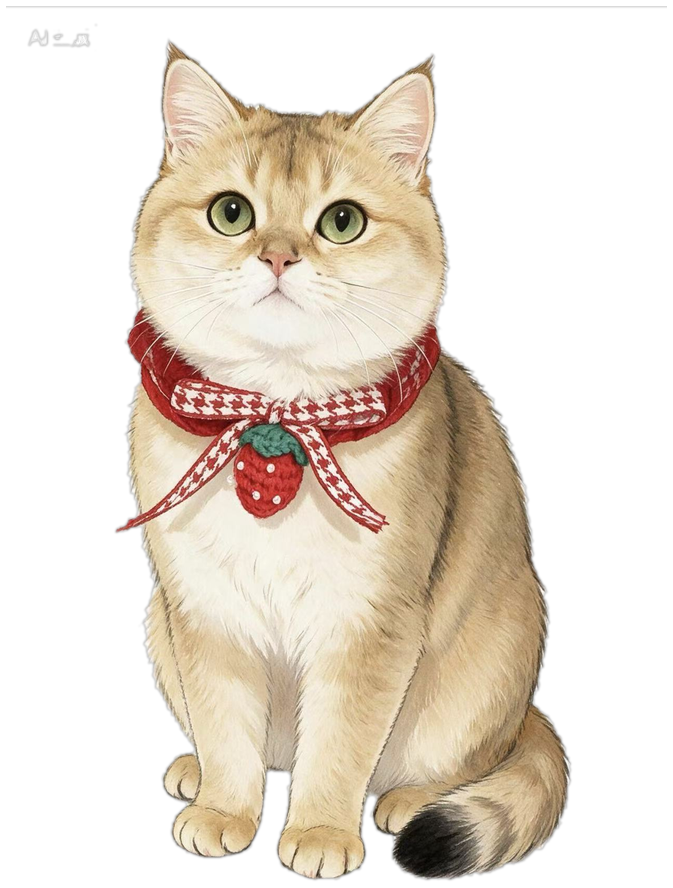
#> input picture data/pets/3c67af432e8e/pet.png, 673 x 888 px
$ python -i imaging.py   (imports and definitions only)
#> lines starting #> are read from the running program, lines starting #| are printed output that depends on the picture; after the words box and inside, x2 and y2 are one past the last pixel; in counts of white or black regions, pixels touching at a corner belong together
#> further down, picture is the input picture: PIL image 673x888 RGBA; mean R, G, B, A 92.9, 82.7, 70.6, 115
"""把一张照片变成桌宠形象：前景抠图、边缘羽化、圆角卡片，以及内置的默认小宠物。"""

from __future__ import annotations

import statistics

from PIL import Image, ImageDraw, ImageFilter, ImageOps


# [11 lines left out: function load_image, not called in this run]


def build_pet(source: Image.Image, mode: str = "cutout", tolerance: int = 45,
              feather: float = 1.2, max_side: int = 900) -> Image.Image:
#> called with mode = 'cutout', tolerance = 45, feather = 1.2, max_side = 900
    image = source.convert("RGB").copy()
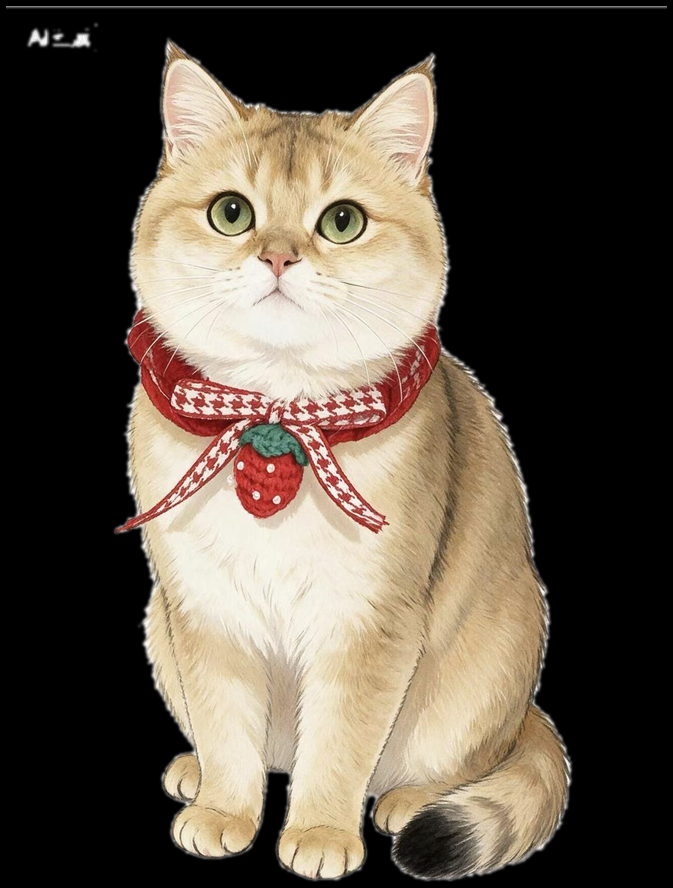
#> image: PIL image 673x888 RGB; mean R, G, B 92.9, 82.7, 70.6
    image.thumbnail((max_side, max_side), Image.LANCZOS)
    if mode == "card":
        return _card(image)
    cut = _cutout(image, tolerance, feather)
    # 背景太复杂导致整张图被抠掉时，退回圆角卡片，避免生成空图
    if cut is None or cut.width < 16 or cut.height < 16:
        return _card(image)
    return cut


def _border_color(image: Image.Image) -> tuple[int, int, int]:
    """取四条边上的像素中位数作为“背景色”。"""
    width, height = image.size
#> width = 673; height = 888
    step = max(1, min(width, height) // 80)
#> step = 8
    pixels = image.load()
    samples = []
    for x in range(0, width, step):
        samples.append(pixels[x, 0])
        samples.append(pixels[x, height - 1])
#> after the loop, samples = 170 items, first 6: (0, 0, 0), (0, 0, 0), (0, 0, 0), (0, 0, 0), (0, 0, 0), (0, 0, 0)
    for y in range(0, height, step):
        samples.append(pixels[0, y])
        samples.append(pixels[width - 1, y])
#> after the loop, samples = 392 items, first 6: (0, 0, 0), (0, 0, 0), (0, 0, 0), (0, 0, 0), (0, 0, 0), (0, 0, 0)
    return tuple(int(statistics.median(c[i] for c in samples)) for i in range(3))


def _cutout(image: Image.Image, tolerance: int, feather: float) -> Image.Image | None:
    width, height = image.size
    if width < 8 or height < 8:
        return None
    bg = _border_color(image)
#> bg = (0, 0, 0)
    pixels = image.load()
    threshold = (8 + tolerance * 2.2) ** 2

    mask = Image.new("L", (width, height), 255)   # 255 = 保留，0 = 背景
#> mask: PIL image 673x888 L; every value is 255
    mask_pixels = mask.load()

    def matches(x: int, y: int) -> bool:
        r, g, b = pixels[x, y]
        dr, dg, db = r - bg[0], g - bg[1], b - bg[2]
        return dr * dr + dg * dg + db * db <= threshold

    # 从四边向内做扫描线漫水填充，只清理与边缘连通的背景，不破坏主体内部的近似色
    stack = [(x, 0) for x in range(width)]
    stack += [(x, height - 1) for x in range(width)]
    stack += [(0, y) for y in range(height)]
    stack += [(width - 1, y) for y in range(height)]
    while stack:
        x, y = stack.pop()
        if mask_pixels[x, y] == 0 or not matches(x, y):
            continue
        left = x
        while left > 0 and mask_pixels[left - 1, y] != 0 and matches(left - 1, y):
            left -= 1
        right = x
        while right < width - 1 and mask_pixels[right + 1, y] != 0 and matches(right + 1, y):
            right += 1
        for xx in range(left, right + 1):
            mask_pixels[xx, y] = 0
        for ny in (y - 1, y + 1):
            if 0 <= ny < height:
                xx = left
                while xx <= right:
                    if mask_pixels[xx, ny] != 0 and matches(xx, ny):
                        stack.append((xx, ny))
                        while xx <= right and mask_pixels[xx, ny] != 0 and matches(xx, ny):
                            xx += 1
                    xx += 1
#> this loop made 5226 passes

    # 向内收 1 像素去掉背景色描边，再做轻微羽化
    mask = mask.filter(ImageFilter.MinFilter(3))
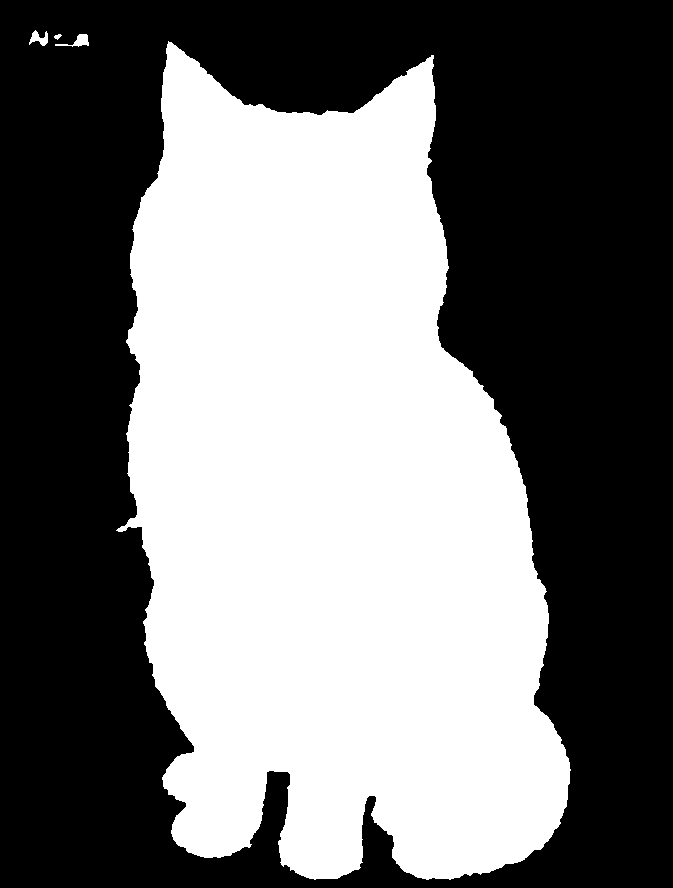
#> mask: PIL image 673x888 L; 45.2% white; 4 white regions, box (x1, y1, x2, y2) and area: (116, 41, 571, 880) 269822, (55, 34, 89, 47) 177, (29, 30, 48, 46) 160, (54, 34, 62, 40) 28
    if feather > 0:
        mask = mask.filter(ImageFilter.GaussianBlur(feather))

    bbox = mask.point(lambda v: 255 if v > 12 else 0).getbbox()
    if not bbox:
        return None
    out = image.convert("RGBA")
    out.putalpha(mask)
    out = out.crop(bbox)
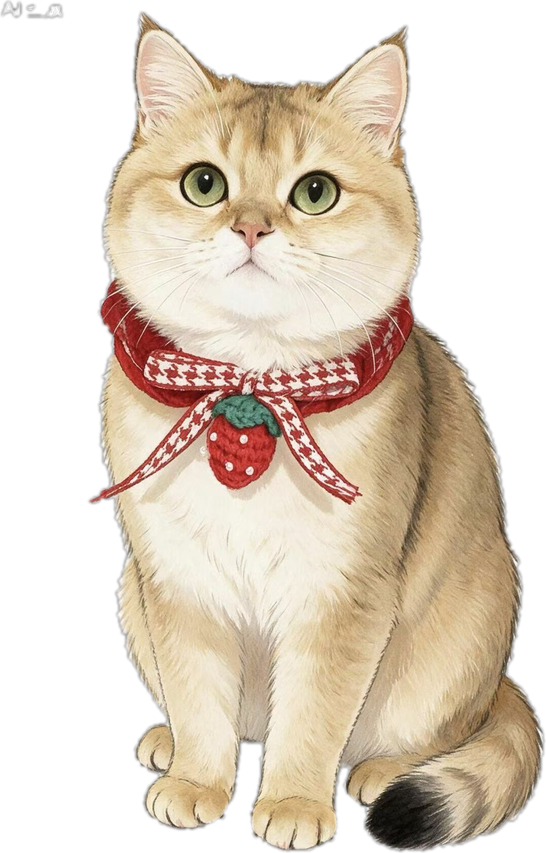
#> out: PIL image 546x853 RGBA; mean R, G, B, A 118.9, 105.8, 90.2, 147.9; transparent parts drawn white
    return _pad(out, 6)


def _pad(image: Image.Image, padding: int) -> Image.Image:
#> called with padding = 6
    out = Image.new("RGBA", (image.width + padding * 2, image.height + padding * 2), (0, 0, 0, 0))
#> out: PIL image 558x865 RGBA; every value is 0
    out.paste(image, (padding, padding), image)
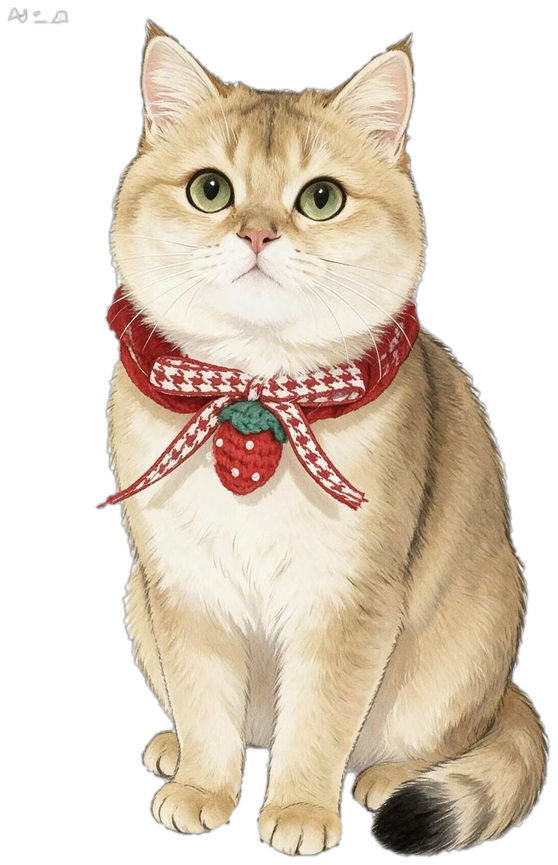
#> out: PIL image 558x865 RGBA; mean R, G, B, A 113.5, 100.8, 85.9, 141.7; transparent parts drawn white
    return out


# [74 lines left out: functions _card, make_default_pet, not called in this run]

>>> from PIL import Image
>>> picture = Image.open('../data/pets/3c67af432e8e/pet.png')
>>> result = build_pet(picture)
